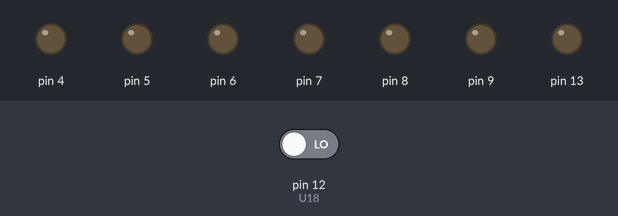
Bench run of a sketch on a simulated Arduino Uno, built with avr-gcc and run on an emulated ATmega328P. Shown: output pins drawn as LEDs (lit = HIGH). The inputs (shaded band) are chosen by the test bench; at power-on: pin 12 (U18) LOW.

Above: at 1.2 s.
1.3 s: pin 12 (U18) driven HIGH
Timing chart, 0 to 4.3 s (numbered marks = the images above; inputs shaded):
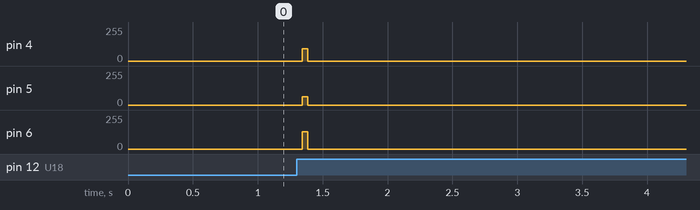

The sketch:

F5G6RPGIM5WLIJK.ino
```cpp
int timer = 700;
int U18 = 12;
int State = 0;
int lastState = 0;


boolean space[]={0,0,0,0,0};
boolean G[]={1,1,1,1,1,1,0,0,0,1,1,0,1,0,1,1,1,1,0,1};
boolean R[]={1,1,1,1,1,0,1,1,0,1,1,0,1,1,1};
boolean E[]={1,1,1,1,1,1,0,1,0,1,1,0,1,0,1};
boolean A[]={1,1,1,1,1,0,0,1,0,1,1,1,1,1,1};
boolean T[]={0,0,0,0,1,1,1,1,1,1,0,0,0,0,1};
boolean S[]={1,0,1,1,1,1,0,1,0,1,1,1,1,0,1};
boolean C[]={1,1,1,1,1,1,0,0,0,1,1,0,0,0,1};
boolean O[]={1,1,1,1,1,1,0,0,0,1,1,1,1,1,1};
boolean exclamationmark[]={1,0,1,1,1,1,0,1,1,1};
int m;

void setup() {
  for (int Pin = 4; Pin <=8; Pin++) {
    pinMode(Pin, OUTPUT);}
    pinMode(9, OUTPUT);
    pinMode(13,OUTPUT);
  pinMode(U18, INPUT);
}

void loop() {
State = digitalRead(U18);
if (State != lastState){
  if (State == HIGH){
WriteLetter4Width(G);
WriteLetter1Width(space);
WriteLetter3Width(R);
WriteLetter1Width(space);
WriteLetter3Width(E);
WriteLetter1Width(space);
WriteLetter3Width(A);
WriteLetter1Width(space);
WriteLetter3Width(T);
WriteLetter1Width(space);
WriteLetter3Width(S);
WriteLetter1Width(space);
WriteLetter3Width(C);
WriteLetter1Width(space);
WriteLetter3Width(O);
WriteLetter1Width(space);
WriteLetter3Width(T);
WriteLetter1Width(space);
WriteLetter3Width(T);
WriteLetter1Width(space);
WriteLetter2Width(exclamationmark);
WriteLetter1Width(space);}}
lastState = State;
}

void WriteLetter4Width(boolean letter[]){
  m=0;
  for (int n=0; n<=3; n++){
  for (int Pin = 2; Pin <=6; Pin++) {
    digitalWrite(Pin, letter[m]);
    m=m+1;}
    delayMicroseconds(timer);}}

void WriteLetter3Width(boolean letter[]){
  m=0;
  for (int n=0; n<=2; n++){
  for (int Pin = 2; Pin <=6; Pin++) {
    digitalWrite(Pin, letter[m]);
    m=m+1;}
    delayMicroseconds(timer);}}

 void WriteLetter2Width(boolean letter[]){
  m=0;
  for (int n=0; n<=1; n++){
  for (int Pin = 2; Pin <=6; Pin++) {
    digitalWrite(Pin, letter[m]);
    m=m+1;}
    delayMicroseconds(timer);}}

 void WriteLetter1Width(boolean letter[]){
  m=0;
   for (int Pin = 2; Pin <=6; Pin++) {
    digitalWrite(Pin, space[m]);
    m=m+1;}
    delayMicroseconds(timer);}
```

Measured:
- after the input at 1.3 s, pin 4: 0/255 → 93/255 at once, → 0/255 0.04 s later; pin 5: 0/255 → 63/255 at once, → 0/255 0.04 s later; pin 6: 0/255 → 130/255 at once, → 0/255 0.04 s later
